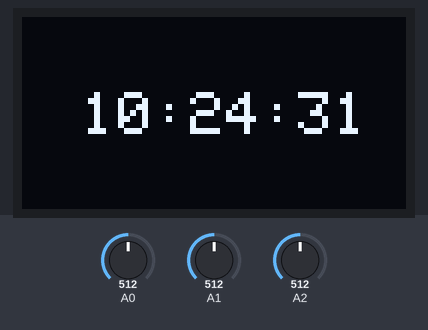
Bench run of a sketch on a simulated Arduino Uno, built with avr-gcc and run on an emulated ATmega328P. Shown: 128×64 one-colour display. The inputs (shaded band) are chosen by the test bench; at power-on: A2 = 512, A1 = 512, A0 = 512. The local clock reads 2024-03-15 10:24:30 at power-on unless the sketch sets it; what the sketch prints to the serial monitor is not drawn.

Above: at 1.1 s.
2.3 s: A2 set to 487
At 3.35 s:
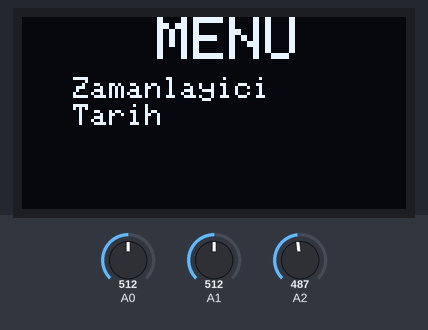
5.3 s: A2 set to 510
At 5.8 s:
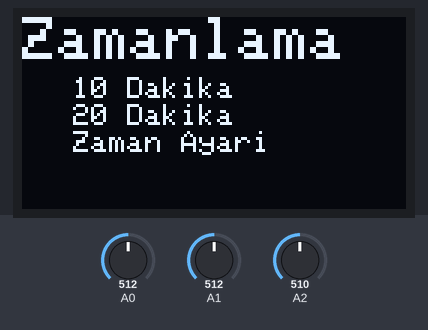
7.9 s: A1 set to 417
9.9 s: A1 set to 392
At 11.9 s:
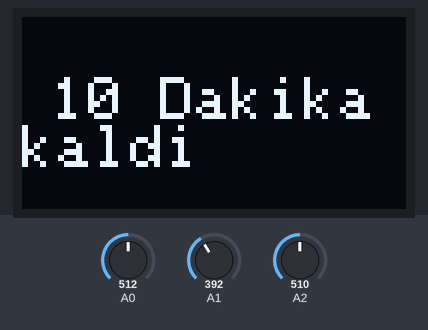
Timing chart, 0 to 13.4 s (numbered marks = the images above; inputs shaded):
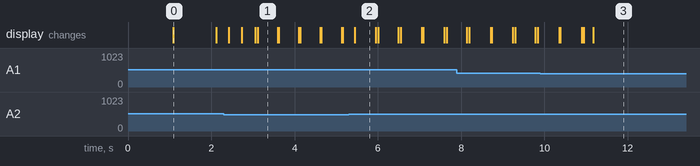

Measured:
- the behaviour switches between 501 and 500 on A2 (found by bisection; images 0 and 1)
- the behaviour switches between 401 and 400 on A1 (found by bisection; images 2 and 3)
- after the input at 2.3 s, the display: first differs from a run without the input after 0.81 s (image 1)
- after the input at 5.3 s, the display: changes after 0.14 s (image 2)
- after the input at 9.9 s, the display: first differs from a run without the input after 1.3 s (image 3)
- what the display in image 0 shows lasts 1.0 s, from 1.1 s to 2.1 s
- what the display in image 1 shows lasts 0.5 s, from 3.1 s to 3.6 s

The sketch:

Menu.ino
```cpp
#include <Wire.h>
#include <Adafruit_SSD1306.h>
#include <Adafruit_GFX.h>
#include <TimeLib.h>
#include <DS1307.h>

// OLED display TWI address
#define OLED_ADDR   0x3C

Adafruit_SSD1306 display(-1);

#if (SSD1306_LCDHEIGHT != 64)
#error("Height incorrect, please fix Adafruit_SSD1306.h!");
#endif

DS1307 clock;
RTCDateTime dt;

int sayac;
int sayac1;
int sayac2;
int sayac3;
int z;

void setup() {
  // initialize and clear display
  display.begin(SSD1306_SWITCHCAPVCC, OLED_ADDR);
  clock.begin();
   delay(1000);
  display.clearDisplay();
  display.display();

  pinMode(A0,INPUT);
  pinMode(A1,INPUT);
  pinMode(A2,INPUT);

  Serial.begin(9600);


}

void loop() {
  display.clearDisplay();


  int t=analogRead(A0);
  int u=analogRead(A1);
  int p=analogRead(A2);
  Serial.println(sayac);


 if(sayac3==0){ /*boş zamandaki saat ekranı*/

  dt = clock.getDateTime();
  display.clearDisplay();

  display.setTextSize(2);       //size of the text that will follow
  display.setTextColor(WHITE);  //its color
  display.setCursor(20,25);      //position from where you want to start writing
  display.print(dt.hour); //text todisplay
  display.print(":");
  display.print(dt.minute);
  display.print(":");
  display.print(dt.second);
  display.display();
  delay(1000);
  if(p>500){
         sayac3=1;
           for(int r=5 ; r<40; r++){
            display.clearDisplay();
            display.drawCircle(55, 30, r, WHITE);
            display.display();

           }
            }

  return;
 }

   if(sayac1==0 && sayac==0 && p>500){/*Zamanlayıcı Seçimi*/
         sayac1++;
         p=0;
          }
                 if(sayac==1 && p>500){
                         sayac1=2;
                         sayac2=0;
                         }


  switch(sayac1){             // menüler

     case 0:{    /* Ana ekran menüsü */
     display.setTextColor(WHITE);
     display.setTextSize(2);
     display.setCursor(45,0);
     display.println("MENU");

     display.setTextColor(WHITE);
     display.setTextSize(1);
     display.setCursor(17,20);
     display.println("Zamanlayici");

     display.setTextColor(WHITE);
     display.setTextSize(1);
     display.setCursor(17,29);
     display.println("Tarih");
     display.display();


          if(t>400){
             sayac++;
            delay(200);
            }

              //satır başlarındaki cursor
              switch(sayac){
               case 0:{
               display.drawFastVLine(10, 20,8, WHITE);
               display.drawFastVLine(11, 21,6, WHITE);
               display.drawFastVLine(12, 22,4, WHITE);
               display.drawFastVLine(13, 23,2, WHITE);
               display.display();
                break;
                 }

               case 1:{
               display.drawFastVLine(10, 29,8, WHITE);
                display.drawFastVLine(11, 30,6, WHITE);
               display.drawFastVLine(12, 31,4, WHITE);
               display.drawFastVLine(13, 32,2, WHITE);
                display.display();
                 break;
                 }
               case 2:{
                display.drawFastVLine(10, 38,8, WHITE);
                display.drawFastVLine(11, 39,6, WHITE);
                display.drawFastVLine(12, 40,4, WHITE);
                 display.drawFastVLine(13, 41,2, WHITE);
               display.display();
               break;
                 }
             case 3:{
                sayac=0;
                break;
                }
              }


   break;
  }

  case 1: { /* Zamanlayıcı ekarnı */
     display.setTextColor(WHITE);
     display.setTextSize(2);
     display.setCursor(0,0);
     display.println("Zamanlama");

     display.setTextColor(WHITE);
     display.setTextSize(1);
     display.setCursor(17,20);
     display.println("10 Dakika");

     display.setTextColor(WHITE);
     display.setTextSize(1);
     display.setCursor(17,29);
     display.println("20 Dakika");
     display.display();

     display.setTextColor(WHITE);
     display.setTextSize(1);
     display.setCursor(17,38);
     display.println("Zaman Ayari");
     display.display();


          if(t>400){
             sayac2++;
            delay(200);
            }

              //satır başlarındaki cursor
              switch(sayac2){
               case 0:{
               display.drawFastVLine(10, 20,8, WHITE);
               display.drawFastVLine(11, 21,6, WHITE);
               display.drawFastVLine(12, 22,4, WHITE);
               display.drawFastVLine(13, 23,2, WHITE);
               display.display();
                break;
                 }

               case 1:{
               display.drawFastVLine(10, 29,8, WHITE);
                display.drawFastVLine(11, 30,6, WHITE);
               display.drawFastVLine(12, 31,4, WHITE);
               display.drawFastVLine(13, 32,2, WHITE);
                display.display();
                 break;
                 }
               case 2:{
                display.drawFastVLine(10, 38,8, WHITE);
                display.drawFastVLine(11, 39,6, WHITE);
                display.drawFastVLine(12, 40,4, WHITE);
                 display.drawFastVLine(13, 41,2, WHITE);
               display.display();
               break;
                 }
             case 3:{
                sayac2=0;
                break;
                }
              }

    break;
  }


}
    if(u>400){ /* geri tusu */
    sayac=0;
    sayac1=0;
   }


        if(sayac2==0 && p>500){
      for(int i=0; i<6000 ; i++){
          if(i<60){
            display.clearDisplay();
            display.setTextColor(WHITE);
            display.setTextSize(2);
            display.setCursor(10,20);
            display.println("10 Dakika");
            display.println("kaldi");
            display.display();
          }
             if(i>=60 && i<120){
              display.clearDisplay();
              display.setTextColor(WHITE);
              display.setTextSize(2);
              display.setCursor(10,20);
              display.println("9 Dakika kaldi");
              display.display();


             }
              if(i>=120 && i<180){
              display.clearDisplay();
              display.setTextColor(WHITE);
              display.setTextSize(2);
              display.setCursor(10,20);
              display.println("8 Dakika kaldi");
              display.display();


             }

            delay(1000);
    }


  }


}
```
